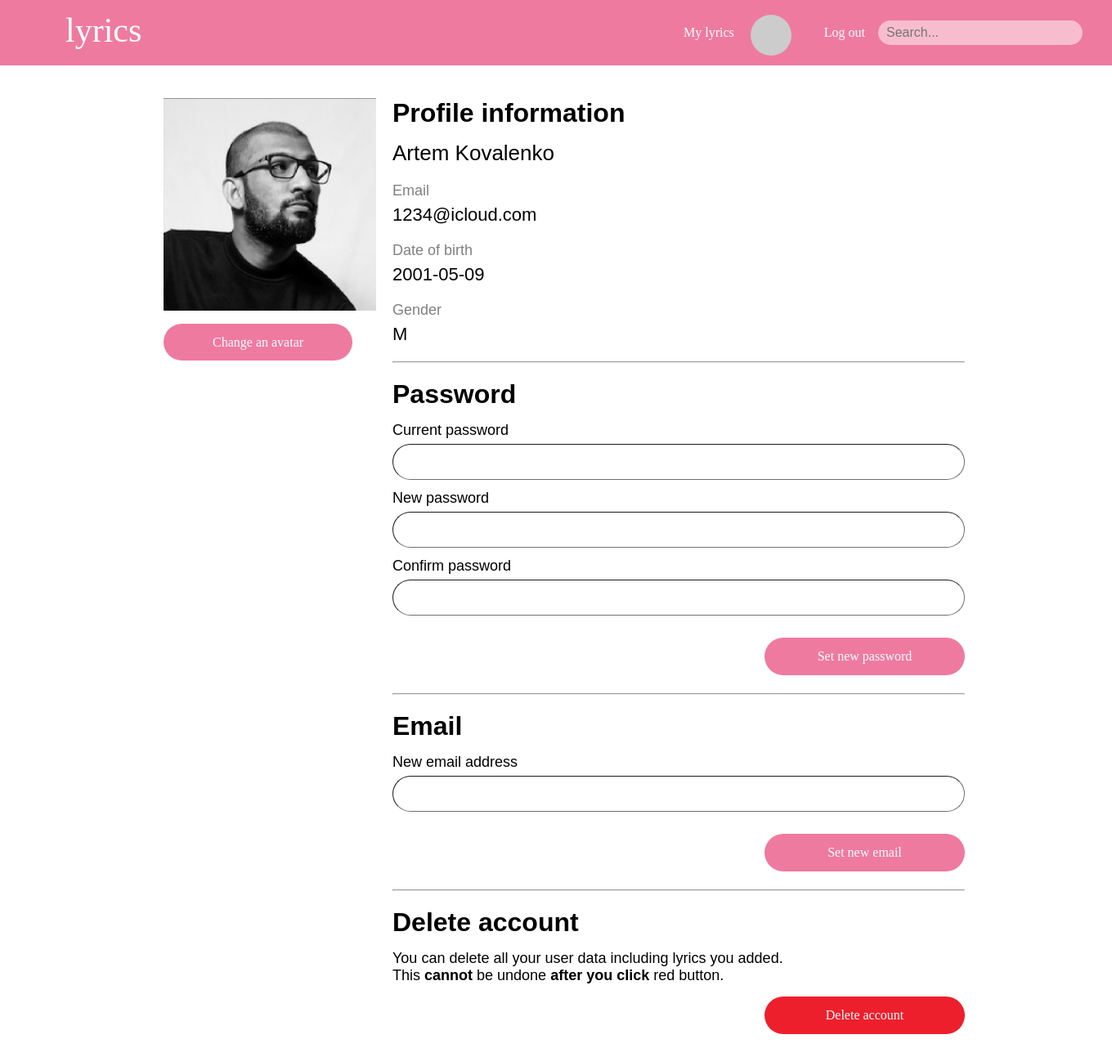
Page /lyrics_website/php/profile.php (signed in) on the committed database.
### tables this page shows
CREATE TABLE `klienci` (
  `IdK` int(10) UNSIGNED NOT NULL,
  `NazwiskoK` varchar(50) NOT NULL,
  `ImieK` varchar(50) NOT NULL,
  `PlecK` varchar(1) NOT NULL,
  `DataUrK` date NOT NULL,
  `EmailK` varchar(50) NOT NULL,
  `HasloK` varchar(30) NOT NULL,
  `ZdjK` varchar(50) NOT NULL
);

### lyrics_website/php/profile.php (the view, shortened to what this page needs)
<?php
    $userid = $_SESSION['userid'];
    $servername = "127.0.0.1";
    $username = "root";
    $password = "";
    $dbname = "isbd";
    $conn = new mysqli($servername, $username, $password, $dbname);
    $conn->set_charset("utf8");
    $sql = "SELECT * FROM `klienci` WHERE IdK='$userid'";
    $result = $conn->query($sql);
    $row = $result->fetch_assoc();
    $lname = $row["NazwiskoK"];
    $fname = $row["ImieK"];
    $email = $row["EmailK"];
    $birthdate = $row["DataUrK"];
    $gender = $row["PlecK"];
?>
<!DOCTYPE html>
<html lang="en">
<head>
    <link rel="stylesheet" href="../css/profile.css">
</head>
<body>
    <div class="header_bar">
        <div class="logo_wrapper">
            <a class="logo_link" href="main.php">lyrics</a>
        </div>
        <div class="user_info">
            <div class='profile_link_wrapper'>
                <?php
                if ($_SESSION["logged_in"] == true) {
                    echo ("
                    <div class='my_lyrics'>
                        <a id='my_lyrics_btn' href='mylyrics.php'>My lyrics</a>
                    </div>
                    <div class='profile_img'>
                        <img id='profile_photo' src='https://via.placeholder.com/50' alt='Avatar'>
                    </div>
                    <div class='log_out'>
                        <a href='logout.php'>Log out</a>
                    </div>");
                } else {
                    echo ("<div class='log_out'>
                    <a href='login.php'>Log in</a>
                </div>");
                }
                ?>
                <div class="search_bar">
                    <form action="search_results.php" method="get"><input id="site-search" name='search_request' type="text" placeholder="Search..."></form>
                </div>
            </div>
        </div>
    </div>
    <div class="container">
        <div class="left_panel">
            <div class="profile_picture">
                <img id='picture' src='../img/avatar.png' alt='https://via.placeholder.com/260'>
            </div>
            <div class="action_buttons">
                <label for="file">Change an avatar</label>
            </div>
        </div>
        <div class="right_panel">
            <div class="section">
                <div class="section_title">Profile information</div>
                <div class="user_name"><?php echo $fname, ' ', $lname;?></div>
                <div class="info_wrapper">
                    <div class="info_title">Email</div>
                    <div class="info"><?php echo $email;?></div>
                </div>
                <div class="info_wrapper">
                    <div class="info_title">Date of birth</div>
                    <div class="info"><?php echo $birthdate;?></div>
                </div>
                <div class="info_wrapper">
                    <div class="info_title">Gender</div>
                    <div class="info"><?php echo $gender;?></div>
                </div>
                <hr>
            </div>
            <div class="section">
                <div class="section_title">Password</div>
                <form method="post" action="" class="form">
                    <div class="form_section">
                        <label for="password">Current password</label>
                        <input class="input_bar" type="password" name="password">
                    </div>
                    <div class="form_section">
                        <label for="new_password">New password</label>
                        <input class="input_bar" type="password" name="new_password">
                    </div>
                    <div class="form_section">
                        <label for="conf_password">Confirm password</label>
                        <input class="input_bar" type="password" name="conf_password">
                    </div>
                    <div class="button_wrapper">
                        <button class="btn_submit" type="submit">Set new password</button>
                    </div>
                </form>
                <hr>
            </div>
            <div class="section">
                <div class="section_title">Email</div>
                <form action="" class="form" method="post">
                    <div class="form_section">
                        <label for="email">New email address</label>
                        <input class="input_bar" type="email" name="email">
                    </div>
                    <div class="button_wrapper">
                        <button class="btn_submit" type="submit">Set new email</button>
                    </div>
                </form>
                <hr>
            </div>
            <div class="section">
                <div class="section_title">Delete account</div>
                You can delete all your user data including lyrics you added.<br>
                This <b>cannot</b> be undone <b>after you click</b> red button.
                <div class="button_wrapper">
                    <form method="post">
                    <button class="btn_delete" type="submit">Delete account</button>
                    </form>
                </div>
            </div>
        </div>
    </div>
</body>
</html>

### lyrics_website/css/profile.css (style rules this page uses)
body { margin: 0; font-family: Arial Rounded MT; font-size: 16px; min-width: 1350px; }
* { box-sizing: border-box; margin: 0; }
hr { margin: 20px 0; }
.header_bar { width: 100%; height: 80px; position: fixed; background-color: #EF7AA0; z-index: 1; }
.container { width: 100%; max-width: 1000px; margin: 0 auto; padding-top: 80px; }
.logo_wrapper { padding-top: 13px; width: 100%; max-width: 1200px; margin: 0 auto; }
.logo_link { text-decoration: none; font-size: 42px; color: white; }
.profile_link_wrapper { position: absolute; top: 18px; right: 20px; }
.my_lyrics { float: left; position: relative; top: 13px; }
#my_lyrics_btn { text-decoration: none; color: white; }
.profile_img { width: 50px; height: 50px; overflow: hidden; float: left; margin: 0 20px; border-radius: 50%; }
#profile_photo { width: 100%; height: auto; }
.log_out { margin-left: 20px; float: left; position: relative; top: 13px; text-align: right; }
.log_out a { text-decoration: none; color: white; }
.search_bar { float: left; position: relative; top: 7px; margin: 0px 16px 0px; }
#site-search { background-color: rgba(255, 255, 255, 0.5); width: 250px; height: 30px; padding: 10px; border-radius: 25px; box-sizing: border-box; outline: none; border: none; font-size: 16px; color: white; }
.left_panel { width: 30%; float: left; padding: 40px 20px 20px 20px; }
.right_panel { width: 70%; float: left; padding-top: 40px; }
.profile_picture { width: 260px; height: 260px; overflow: hidden; }
#picture { width: 100%; height: auto; }
.action_buttons label { width: 100%; margin-top: 15px; box-sizing: border-box; padding: 14px 60px; border-radius: 25px; border-style: none; color: #fff; background-color: #EF7AA0; cursor: pointer; font-size: 16px; font-family: Arial Rounded MT; position: relative; top: 30px; }
.section_title { margin-bottom: 15px; font-size: 32px; font-family: Arial; font-weight: bold; }
.user_name { margin: 15px 0px; font-size: 26px; font-family: Arial; }
.info_wrapper { margin: 20px 0; font-family: Arial; }
.info_title { font-size: 18px; color: rgba(0, 0, 0, 0.5); margin-bottom: 6px; }
.info { font-size: 22px; }
.input_bar { width: 100%; margin: 6px 0px; padding: 12px 14px; border-radius: 25px; border-width: 1px; border-color: rgb(112, 112, 112); font-size: 16px; outline: none; display: block; box-sizing: border-box; }
.form_section { margin: 12px 0; }
.button_wrapper { margin-bottom: 95px; }
.btn_submit { width: 35%; margin-top: 15px; box-sizing: border-box; padding: 14px 40px; border-radius: 25px; border-style: none; color: #fff; background-color: #EF7AA0; font-size: 16px; font-family: Arial Rounded MT; float: right; }
.btn_delete { width: 35%; margin-top: 15px; box-sizing: border-box; padding: 14px 40px; border-radius: 25px; border-style: none; color: #fff; background-color: rgba(238, 19, 34, 0.95); font-size: 16px; font-family: Arial Rounded MT; float: right; }
.section { font-weight: normal; font-family: Arial; font-size: 18px; }

### rows in the picture
klienci: ImieK "Artem", NazwiskoK "Kovalenko", EmailK "1234@icloud.com", DataUrK "2001-05-09", PlecK "M"
